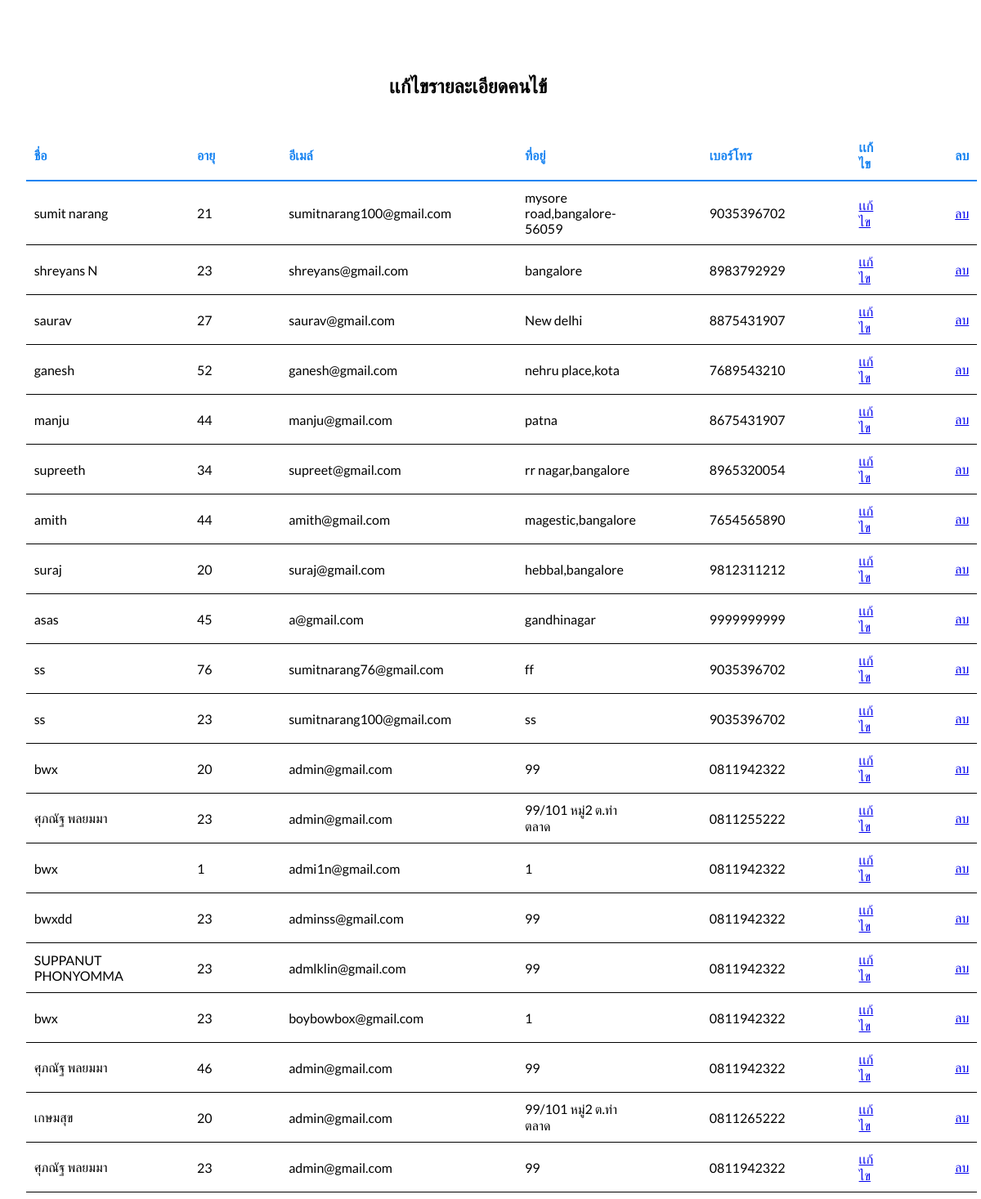
The page /dental/patienteditadmin.php on the database as committed earlier.
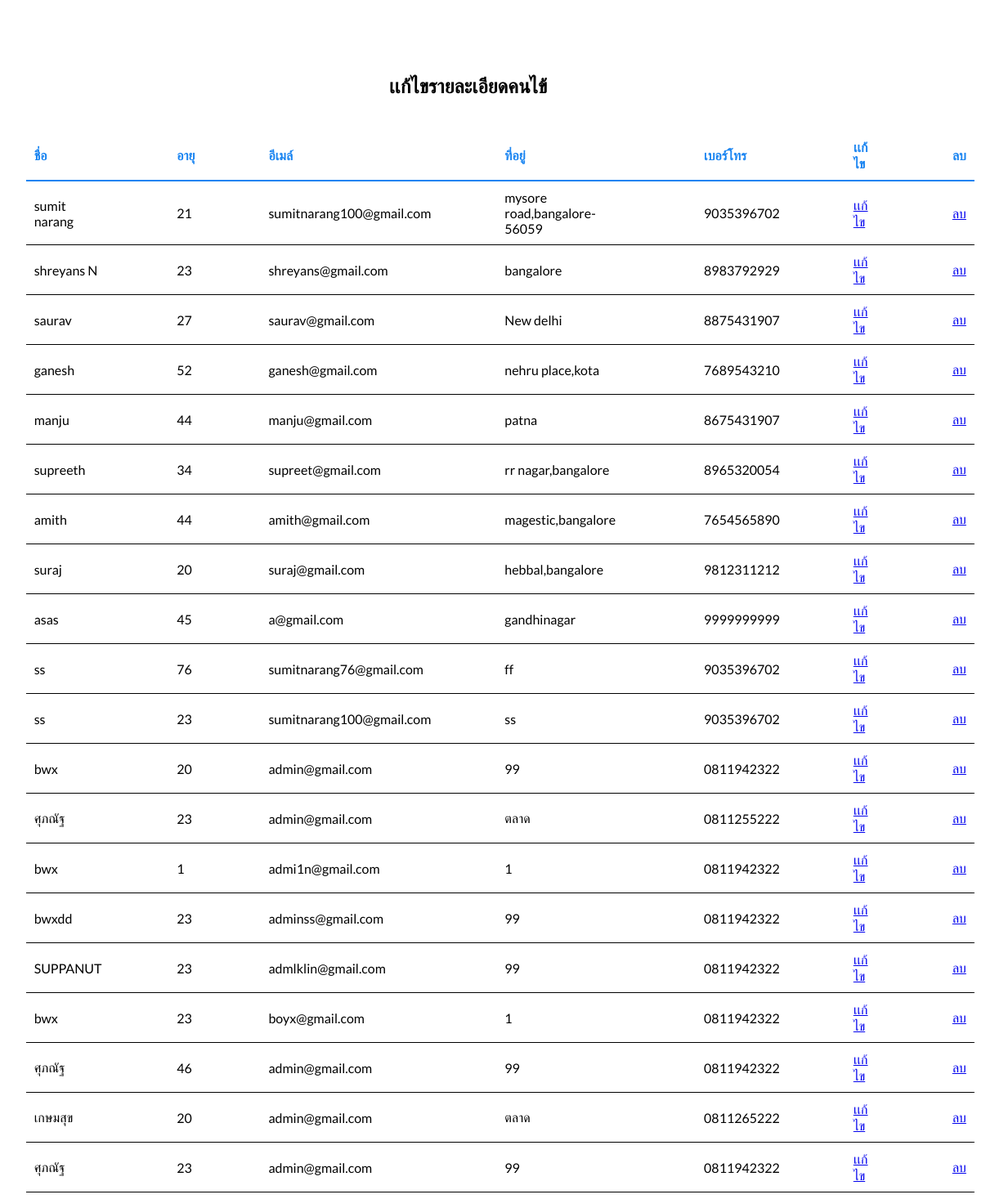
The same page on the database as committed later.
### tables this page shows
CREATE TABLE `signup` (
  `userid` bigint(5) NOT NULL,
  `user_level` tinyint(1) NOT NULL,
  `name` varchar(50) NOT NULL,
  `phone` varchar(10) NOT NULL,
  `age` tinyint(3) NOT NULL,
  `address` text NOT NULL,
  `email` varchar(50) NOT NULL,
  `password` varchar(20) NOT NULL,
  `registration_date` datetime NOT NULL
);

### dental/patienteditadmin.php (the view, shortened to what this page needs)
<!doctype html>
<html lang=th>
<head>
<link rel="stylesheet" type="text/css" href="patienteditadmin.css">
</head>
<body>
<div id="container">
<div id="content">
<h2 class="page">เเก้ไขรายละเอียดคนไข้</h2>
<?php
require('connect-mysql.php');
$q = "SELECT name AS name,age AS age ,phone AS phone,email AS email,address AS address ,userid  FROM signup";
$result = @mysqli_query ($dbcon, $q);
if ($result) {
				echo '<table class="table">
				<tr class="heading"><td class="col head"><b>ชื่อ</b></td><td class="col head"><b>อายุ</b></td><td class="col head"><b>อีเมล์</b></td>
				<td class="col head"><b>ที่อยู่</b></td><td class="col head"><b>เบอร์โทร</b></td><td><b class="col head">เเก้ไข</b></td>
                <td class="last"><b>ลบ</b></td></tr>';
				while ($row = mysqli_fetch_array($result, MYSQLI_ASSOC)) {
				echo '<tr class="heading2"><td class="col">' . $row['name'] . '</td><td class="col">'.  $row['age'] . '</td>
				<td class="col">'.  $row['email'] . '</td>
				<td class="col">'.  $row['address'] . '</td><td class="col">'.  $row['phone'] . '</td>
				<td class="col"><a href="edit_patientinfo.php?id=' . $row['userid'] . '">เเก้ไข</a></td>
                <td class="last1"><a href="delete.php?id=' . $row['userid'] . '">ลบ</a></td></tr>'; }
				echo '</table>';
			   }
else {
		echo '<p class="error">The current users could not be retrieved. We apologize
		for any inconvenience.</p>';
		echo '<p>' . mysqli_error($dbcon) . '<br><br>Query: ' . $q . '</p>';
     }
?>
</div>
</div>
</body>
</html>

Rows that differ between the two databases and show on the page:
changed signup (number 13 of 20 on the later page): name "ศุภณัฐ พลยมมา" → "ศุภณัฐ"; address "99/101 หมู่2 ต.ท่าตลาด" → "ตลาด"
changed signup "admlklin@gmail.com": name "SUPPANUT PHONYOMMA" → "SUPPANUT"
changed signup: email "boybowbox@gmail.com" → "boyx@gmail.com"
changed signup (number 18 of 20 on the later page): name "ศุภณัฐ พลยมมา" → "ศุภณัฐ"
changed signup "เกษมสุข": address "99/101 หมู่2 ต.ท่าตลาด" → "ตลาด"
changed signup (number 20 of 20 on the later page): name "ศุภณัฐ พลยมมา" → "ศุภณัฐ"
